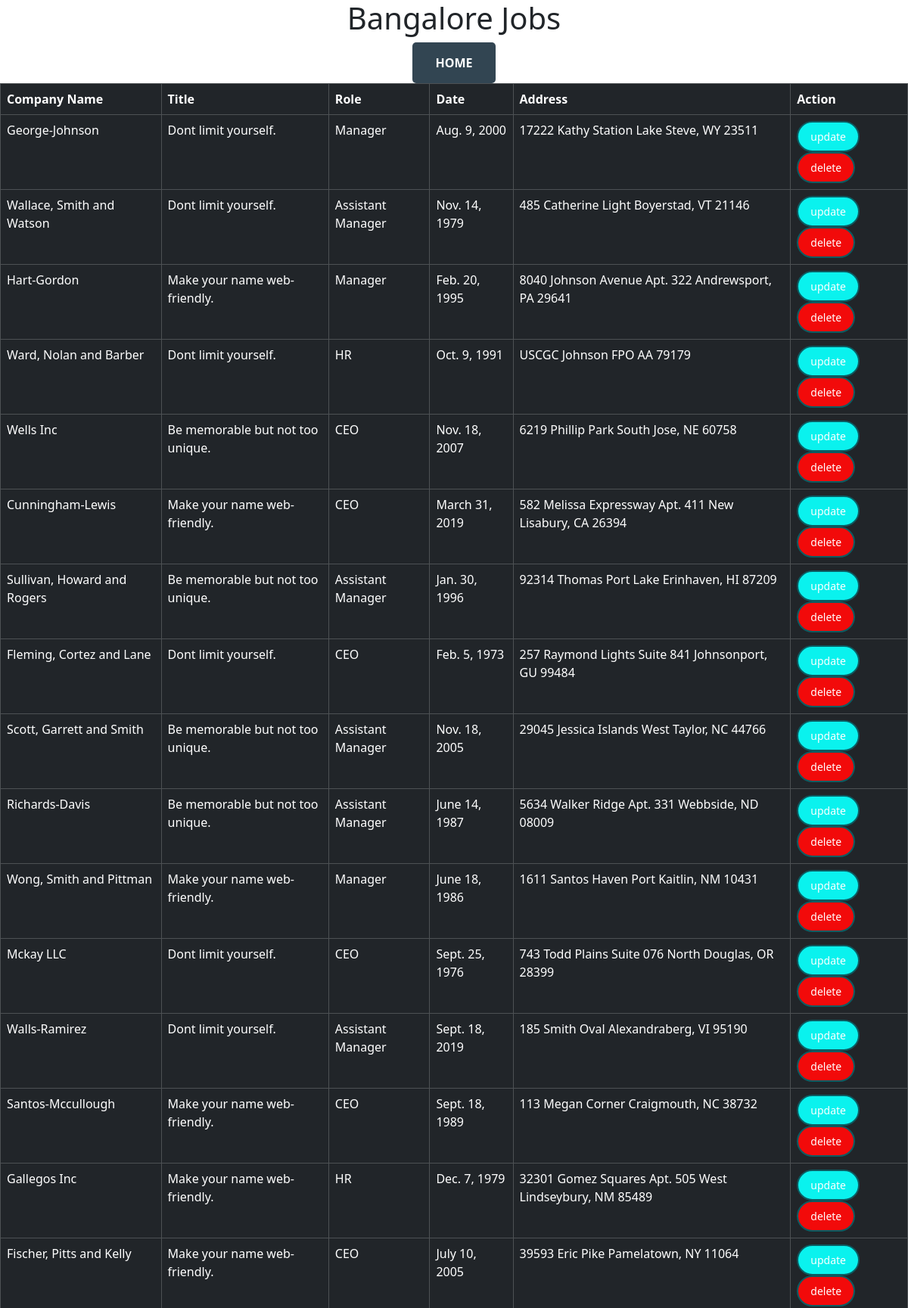
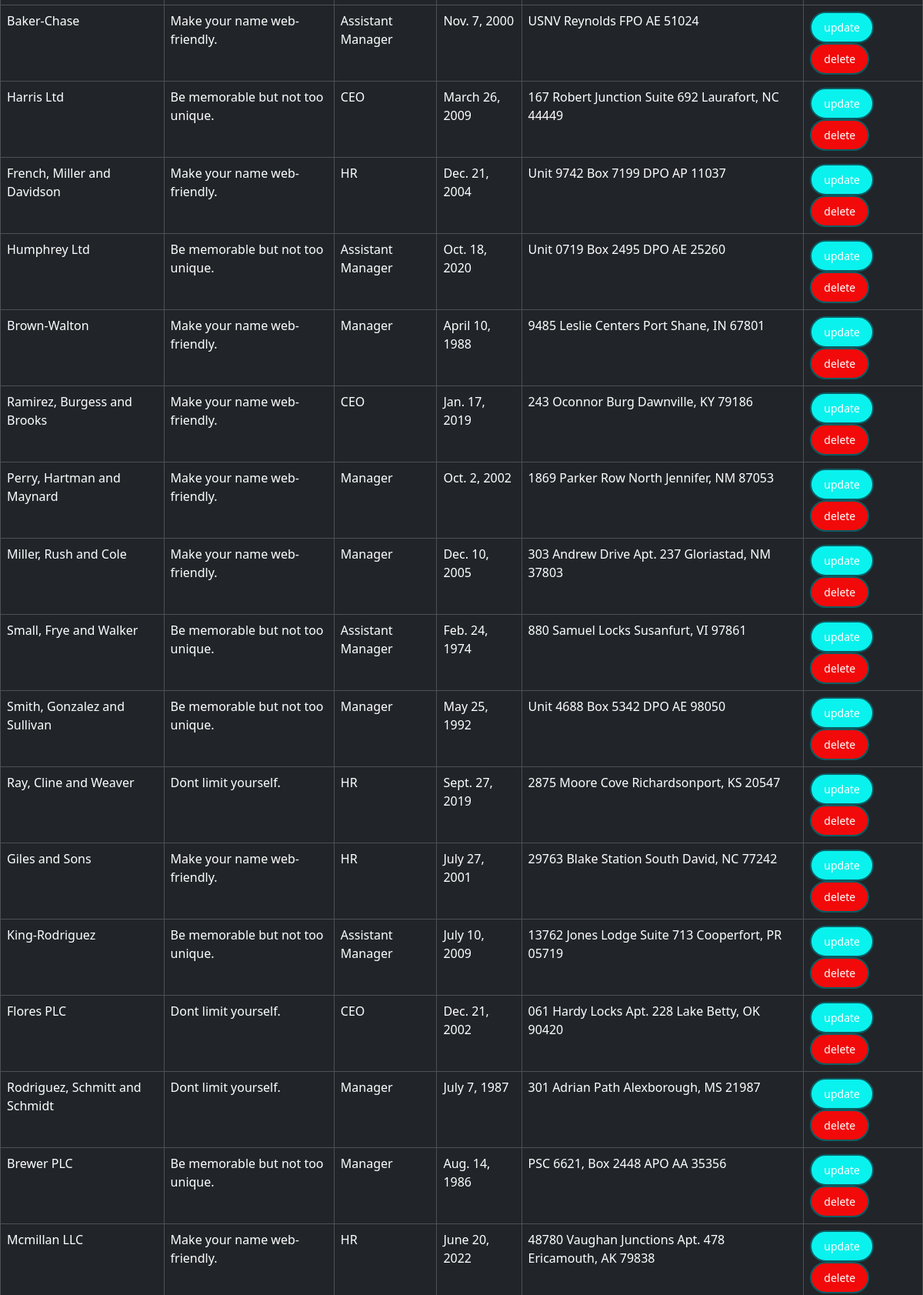
/bng/ (signed in, upper part), run on the app's committed database (2 pictures, top to bottom).
### testapp/models.py (models this page shows)
class BangaloreJobs(models.Model):
  name=models.CharField(max_length=64)
  title=models.CharField(max_length=64)
  role=models.CharField(max_length=30)
  date=models.DateField()
  phno=models.IntegerField()
  address=models.CharField(max_length=64)

### testapp/views.py (the view)
# urls.py: path('bng/',views.BangaloreJobsView),
@login_required
def BangaloreJobsView(request):
  bangaloreJobs=BangaloreJobs.objects.all()
  type='bangalore'
  return render(request,'testapp/jobs.html',{'bangalorejobs':bangaloreJobs,'type':type})

### templates/testapp/jobs.html (shortened to what this page needs)
<!DOCTYPE html>
{% load static %}
<html lang="en">
<head>
  <link href="https://cdn.jsdelivr.net/npm/bootstrap@5.3.2/dist/css/bootstrap.min.css" rel="stylesheet">
</head>
<body>
{% if type == "bangalore" %}
  <h1 align="center">Bangalore Jobs</h1>
  <div class="home">
    <a href="/"><input type="button" name="" id="" value="HOME"></a>
  </div>
  <div>
  <table class="table table-bordered table-dark">
    <thead>
      <th>Company Name</th>
      <th>Title</th>
      <th>Role</th>
      <th>Date</th>
      <th>Address</th>
      <th>Action</th>
    </thead>
    {% for jobs in bangalorejobs %}
    <tr>
      <td>{{jobs.name}}</td>
      <td>{{jobs.title}}</td>
      <td>{{jobs.role}}</td>
      <td>{{jobs.date}}</td>
      <td>{{jobs.address}}</td>
      <td><a href="/bngupdate/{{jobs.id}}"><button class="update-button">update</button></a>
        <a href="/bngdelete/{{jobs.id}}"><button class="delete-button">delete</button></a>
      </td>
    </tr>
    {%endfor%}
  </table>
</div>
{% endif %}
</body>
</html>

### templates/testapp/jobs.html (style rules this page uses)
.update-button { background-color: #0af2ee; color: #fff; border: 2px solid #0c5c62; border-radius: 25px; padding: 8px 16px; font-size: 14px; cursor: pointer; transition: background-color 0.3s, color 0.3s, transform 0.3s, box-shadow 0.3s; }
.delete-button { background-color: #f20a0a; color: #fff; border: 2px solid #0c5c62; border-radius: 25px; padding: 8px 16px; font-size: 14px; cursor: pointer; transition: background-color 0.3s, color 0.3s, transform 0.3s, box-shadow 0.3s; }
.home { text-align: center; }
.home input[type="button"] { background-color: #324552; color: #fff; padding: 15px 30px; font-size: 16px; font-weight: bold; border: none; border-radius: 5px; cursor: pointer; transition: background-color 0.3s ease; }

### data on the page
BangaloreJobs: name "George-Johnson", title "Dont limit yourself.", role "Manager", date "Aug. 9, 2000", address "17222 Kathy Station Lake Steve, WY 23511"
BangaloreJobs: name "Wallace, Smith and Watson", title "Dont limit yourself.", role "Assistant Manager", date "Nov. 14, 1979", address "485 Catherine Light Boyerstad, VT 21146"
BangaloreJobs: name "Hart-Gordon", title "Make your name web-friendly.", role "Manager", date "Feb. 20, 1995", address "8040 Johnson Avenue Apt. 322 Andrewsport, PA 29641"
BangaloreJobs: name "Ward, Nolan and Barber", title "Dont limit yourself.", role "HR", date "Oct. 9, 1991", address "USCGC Johnson FPO AA 79179"
BangaloreJobs: name "Wells Inc", title "Be memorable but not too unique.", role "CEO", date "Nov. 18, 2007", address "6219 Phillip Park South Jose, NE 60758"
BangaloreJobs: name "Cunningham-Lewis", title "Make your name web-friendly.", role "CEO", date "March 31, 2019", address "582 Melissa Expressway Apt. 411 New Lisabury, CA 26394"
BangaloreJobs: name "Sullivan, Howard and Rogers", title "Be memorable but not too unique.", role "Assistant Manager", date "Jan. 30, 1996", address "92314 Thomas Port Lake Erinhaven, HI 87209"
BangaloreJobs: name "Fleming, Cortez and Lane", title "Dont limit yourself.", role "CEO", date "Feb. 5, 1973", address "257 Raymond Lights Suite 841 Johnsonport, GU 99484"
BangaloreJobs: name "Scott, Garrett and Smith", title "Be memorable but not too unique.", role "Assistant Manager", date "Nov. 18, 2005", address "29045 Jessica Islands West Taylor, NC 44766"
BangaloreJobs: name "Richards-Davis", title "Be memorable but not too unique.", role "Assistant Manager", date "June 14, 1987", address "5634 Walker Ridge Apt. 331 Webbside, ND 08009"
BangaloreJobs: name "Wong, Smith and Pittman", title "Make your name web-friendly.", role "Manager", date "June 18, 1986", address "1611 Santos Haven Port Kaitlin, NM 10431"
BangaloreJobs: name "Mckay LLC", title "Dont limit yourself.", role "CEO", date "Sept. 25, 1976", address "743 Todd Plains Suite 076 North Douglas, OR 28399"
BangaloreJobs: name "Walls-Ramirez", title "Dont limit yourself.", role "Assistant Manager", date "Sept. 18, 2019", address "185 Smith Oval Alexandraberg, VI 95190"
BangaloreJobs: name "Santos-Mccullough", title "Make your name web-friendly.", role "CEO", date "Sept. 18, 1989", address "113 Megan Corner Craigmouth, NC 38732"
BangaloreJobs: name "Gallegos Inc", title "Make your name web-friendly.", role "HR", date "Dec. 7, 1979", address "32301 Gomez Squares Apt. 505 West Lindseybury, NM 85489"
BangaloreJobs: name "Fischer, Pitts and Kelly", title "Make your name web-friendly.", role "CEO", date "July 10, 2005", address "39593 Eric Pike Pamelatown, NY 11064"
BangaloreJobs: name "Baker-Chase", title "Make your name web-friendly.", role "Assistant Manager", date "Nov. 7, 2000", address "USNV Reynolds FPO AE 51024"
BangaloreJobs: name "Harris Ltd", title "Be memorable but not too unique.", role "CEO", date "March 26, 2009", address "167 Robert Junction Suite 692 Laurafort, NC 44449"
BangaloreJobs: name "French, Miller and Davidson", title "Make your name web-friendly.", role "HR", date "Dec. 21, 2004", address "Unit 9742 Box 7199 DPO AP 11037"
BangaloreJobs: name "Humphrey Ltd", title "Be memorable but not too unique.", role "Assistant Manager", date "Oct. 18, 2020", address "Unit 0719 Box 2495 DPO AE 25260"
BangaloreJobs: name "Brown-Walton", title "Make your name web-friendly.", role "Manager", date "April 10, 1988", address "9485 Leslie Centers Port Shane, IN 67801"
BangaloreJobs: name "Ramirez, Burgess and Brooks", title "Make your name web-friendly.", role "CEO", date "Jan. 17, 2019", address "243 Oconnor Burg Dawnville, KY 79186"
BangaloreJobs: name "Perry, Hartman and Maynard", title "Make your name web-friendly.", role "Manager", date "Oct. 2, 2002", address "1869 Parker Row North Jennifer, NM 87053"
BangaloreJobs: name "Miller, Rush and Cole", title "Make your name web-friendly.", role "Manager", date "Dec. 10, 2005", address "303 Andrew Drive Apt. 237 Gloriastad, NM 37803"
BangaloreJobs: name "Small, Frye and Walker", title "Be memorable but not too unique.", role "Assistant Manager", date "Feb. 24, 1974", address "880 Samuel Locks Susanfurt, VI 97861"
BangaloreJobs: name "Smith, Gonzalez and Sullivan", title "Be memorable but not too unique.", role "Manager", date "May 25, 1992", address "Unit 4688 Box 5342 DPO AE 98050"
BangaloreJobs: name "Ray, Cline and Weaver", title "Dont limit yourself.", role "HR", date "Sept. 27, 2019", address "2875 Moore Cove Richardsonport, KS 20547"
BangaloreJobs: name "Giles and Sons", title "Make your name web-friendly.", role "HR", date "July 27, 2001", address "29763 Blake Station South David, NC 77242"
BangaloreJobs: name "King-Rodriguez", title "Be memorable but not too unique.", role "Assistant Manager", date "July 10, 2009", address "13762 Jones Lodge Suite 713 Cooperfort, PR 05719"
BangaloreJobs: name "Flores PLC", title "Dont limit yourself.", role "CEO", date "Dec. 21, 2002", address "061 Hardy Locks Apt. 228 Lake Betty, OK 90420"
BangaloreJobs: name "Rodriguez, Schmitt and Schmidt", title "Dont limit yourself.", role "Manager", date "July 7, 1987", address "301 Adrian Path Alexborough, MS 21987"
BangaloreJobs: name "Brewer PLC", title "Be memorable but not too unique.", role "Manager", date "Aug. 14, 1986", address "PSC 6621, Box 2448 APO AA 35356"
BangaloreJobs: name "Mcmillan LLC", title "Make your name web-friendly.", role "HR", date "June 20, 2022", address "48780 Vaughan Junctions Apt. 478 Ericamouth, AK 79838"
